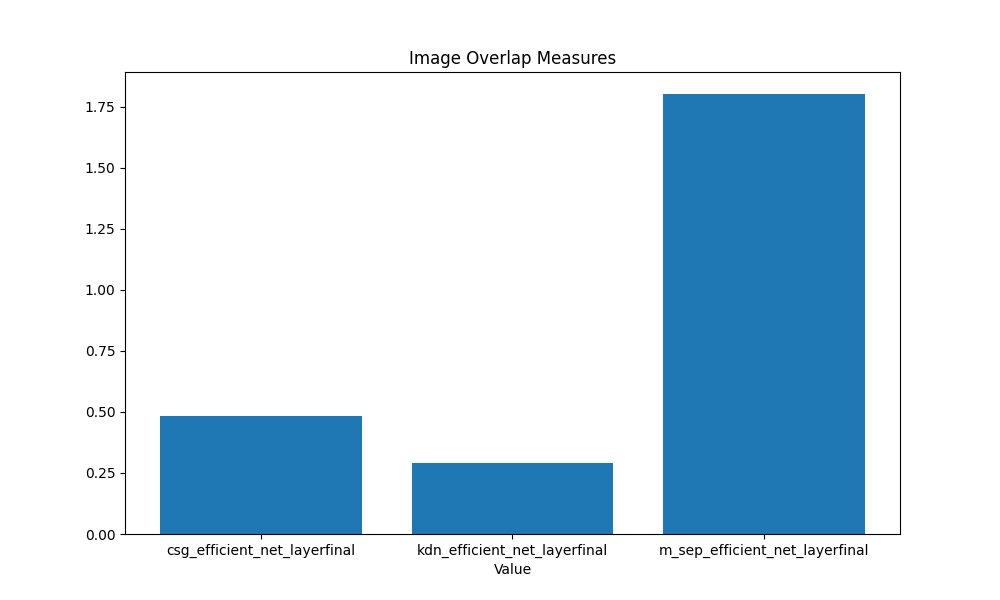
#> input picture images/bar_overlap.png, 1000 x 600 px; its folder holds only this picture in this run
$ python -i utils.py   (imports and definitions only)
#> lines starting #> are read from the running program, lines starting #| are printed output that depends on the picture; after the words box and inside, x2 and y2 are one past the last pixel; in counts of white or black regions, pixels touching at a corner belong together
#> further down, picture is the input picture: shape (600, 1000, 3); mean B, G, R 236.6, 223.6, 205


import cv2
import numpy as np
import os
import pandas as pd


os.environ["TF_CPP_MIN_LOG_LEVEL"] = "3"


# [230 lines left out: functions get_average_image_shape, load_images, load_image, load_image_gs, convert_to_rgb, convert_to_hsv and 3 more, not called in this run]


def edge_mask(img):
    gray = cv2.cvtColor(img, cv2.COLOR_BGR2GRAY)
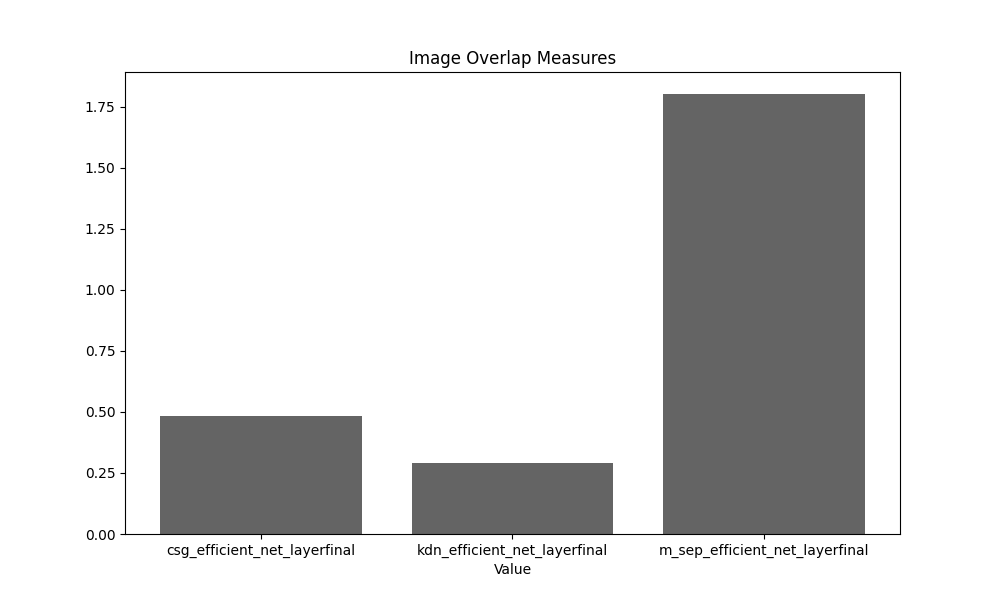
#> gray: shape (600, 1000); min 0, max 255, mean 219.6

    edges = cv2.Canny(gray, 100, 200)
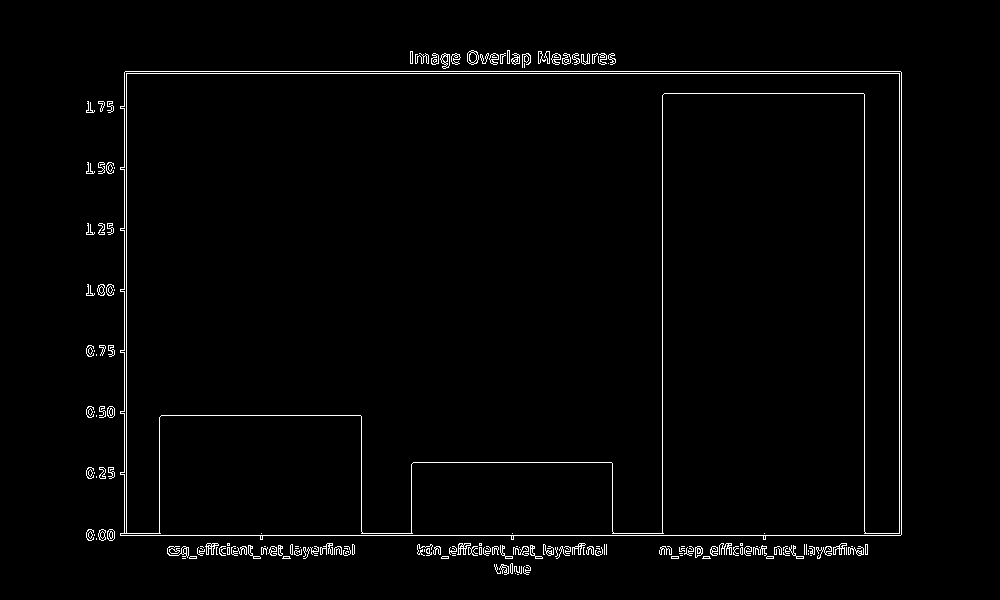
#> edges: shape (600, 1000); 1.8% white in thin lines or dots, all inside (x1, y1, x2, y2) = (86, 50, 902, 575)

    kernel = np.ones((3,3), np.uint8)
    mask = cv2.dilate(edges, kernel, iterations=1)
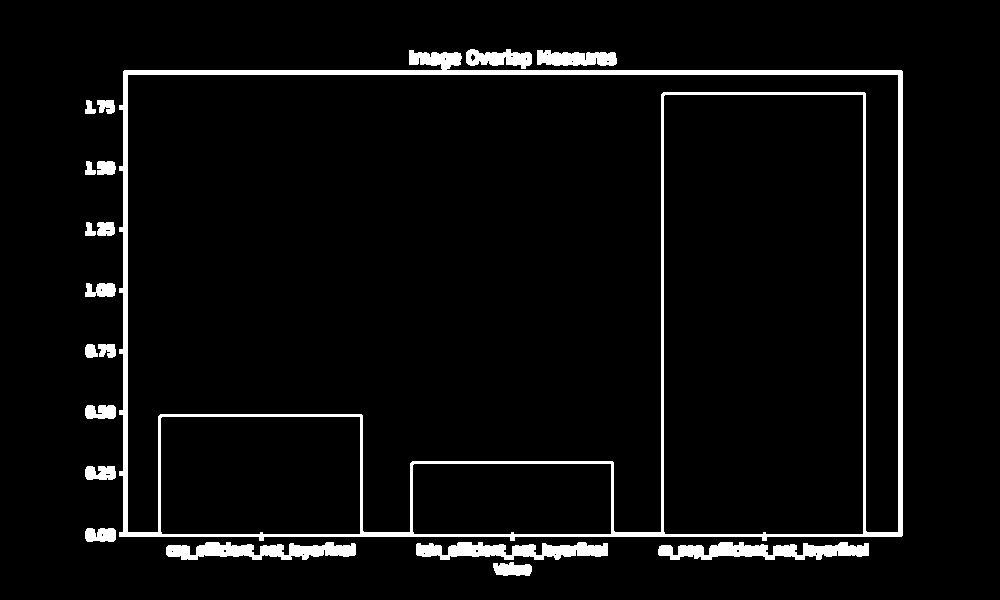
#> mask: shape (600, 1000); 4.9% white; 19 white regions, largest, box (x1, y1, x2, y2) and area: (119, 50, 903, 541) 17670, (658, 542, 869, 560) 2395, (416, 542, 608, 560) 2206

    mask = cv2.threshold(mask, 0, 255, cv2.THRESH_BINARY)[1]
    return mask

#-------------------------------

>>> import cv2
>>> picture = cv2.imread('../../../images/bar_overlap.png')
>>> result = edge_mask(picture)

$ run again, on images/emb.png
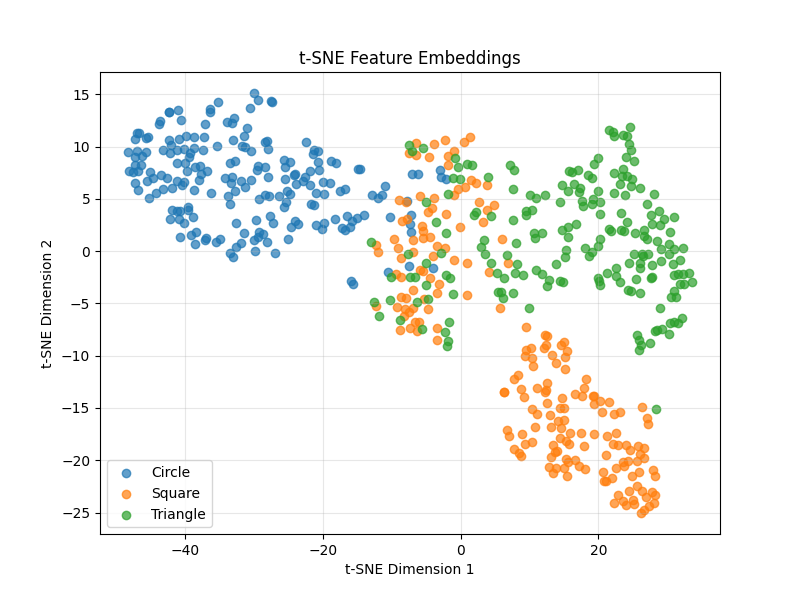
#> input picture images/emb.png, 800 x 600 px
#> picture is the input picture: shape (600, 800, 3); mean B, G, R 241, 244.5, 242.9
#> in edge_mask, `edges = cv2.Canny(gray, 100, 200)`:
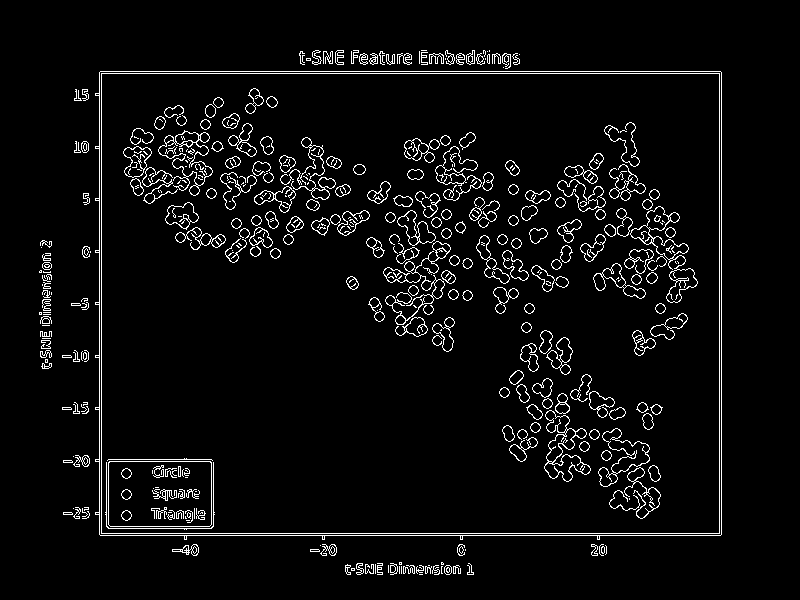
#> edges: shape (600, 800); 4.8% white in thin lines or dots, all inside (x1, y1, x2, y2) = (39, 50, 722, 575)
#> in edge_mask, `mask = cv2.dilate(edges, kernel, iterations=1)`:
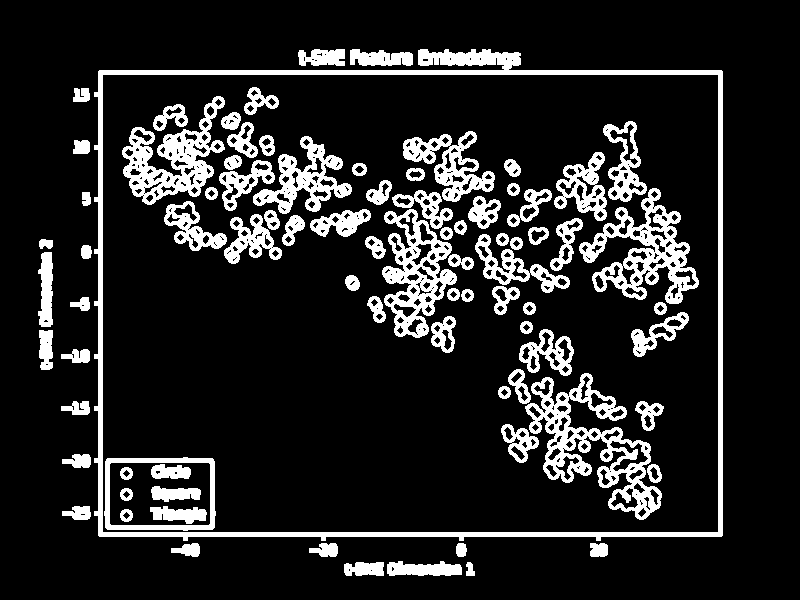
#> mask: shape (600, 800); 14.4% white; 83 white regions, largest, box (x1, y1, x2, y2) and area: (94, 49, 723, 541) 12487, (525, 373, 662, 520) 5915, (579, 188, 699, 304) 4711
